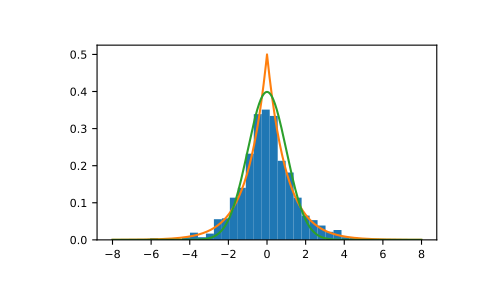

Source code (Python):
# Draw samples from the distribution

loc, scale = 0., 1.
s = np.random.default_rng().laplace(loc, scale, 1000)

# Display the histogram of the samples, along with
# the probability density function:

import matplotlib.pyplot as plt
count, bins, ignored = plt.hist(s, 30, density=True)
x = np.arange(-8., 8., .01)
pdf = np.exp(-abs(x-loc)/scale)/(2.*scale)
plt.plot(x, pdf)

# Plot Gaussian for comparison:

g = (1/(scale * np.sqrt(2 * np.pi)) *
     np.exp(-(x - loc)**2 / (2 * scale**2)))
plt.plot(x,g)
